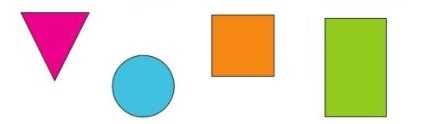
#> input picture PROJECTS/project_05_fundamentals/imgs/Patron.JPG, 430 x 124 px, found by its file name
$ python contours_1.py
#> lines starting #> are read from the running program, lines starting #| are printed output that depends on the picture; after the words box and inside, x2 and y2 are one past the last pixel; in counts of white or black regions, pixels touching at a corner belong together
# WORKING WITH CONTOURS
# Santiago Garcia Arango, 2020

import numpy as np
import cv2 as cv
import os

def get_imgs_folder_path():
    # Get the path for the folder that contains the input and output images
    upper_dir = os.path.dirname(__file__)  # Upper dir
    img_folder_path = os.path.abspath(os.path.join(upper_dir, "imgs"))
    return img_folder_path


def get_img_path(img_folder_path, img_name):
    # Get specific path to the images we will use inside the "imgs" folder
    img_path = os.path.join(img_folder_path, img_name)
    return img_path


def main():
    # Get the paths for all the images (for all imgs to be fixed)
    img_1 = get_img_path(get_imgs_folder_path(), "Patron.jpg")
    img_2 = get_img_path(get_imgs_folder_path(), "Patron_2.JPG")

    # Read images
    img_1 = cv.imread(img_1, 0)
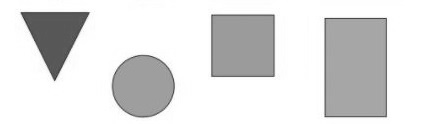
#> img_1: shape (124, 430); min 51, max 255, mean 222.1
    img_2 = cv.imread(img_2, 0)
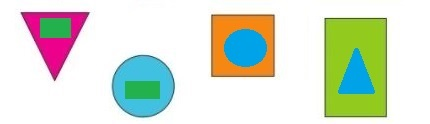
#> input picture PROJECTS/project_05_fundamentals/imgs/Patron_2.jpg, 430 x 124 px, found by its file name
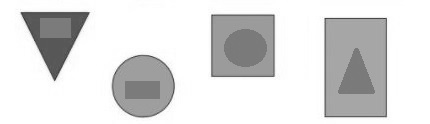
#> img_2: shape (124, 430); min 51, max 255, mean 220.4

    # Binarize images
    ret, img_1_bin = cv.threshold(img_1, 128, 255, cv.THRESH_BINARY_INV)
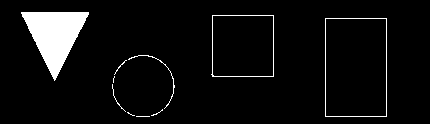
#> img_1_bin: shape (124, 430); 5.9% white; 10 white regions (4 under 20 px), largest, box (x1, y1, x2, y2) and area: (21, 12, 89, 81) 2414, (325, 18, 387, 117) 318, (211, 15, 274, 77) 246, (128, 55, 175, 109) 96, (112, 84, 126, 112) 31, (114, 60, 127, 75) 22
    ret, img_2_bin = cv.threshold(img_2, 128, 255, cv.THRESH_BINARY_INV)
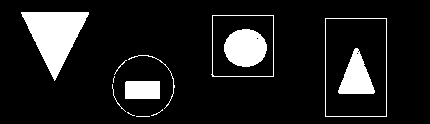
#> img_2_bin: shape (124, 430); 11.3% white; 13 white regions (4 under 20 px)

    # Show original images
    cv.imshow("img_1_bin", img_1_bin)
    cv.imshow("img_2_bin", img_2_bin)

    # Get countours and hierarchy
    cnt, hie = cv.findContours(img_1_bin, cv.RETR_TREE, cv.CHAIN_APPROX_NONE)
#> cnt = 12 contours, 7 with area under 20; largest, box (x1, y1, x2, y2) and area: (325, 18, 387, 117) 5978, (325, 18, 387, 117) 5976, (211, 15, 274, 77) 3722, (212, 15, 274, 77) 3718, (21, 12, 89, 81) 2312; hie = [[1, -1, -1, -1], [2, 0, -1, -1], [3, 1, -1, -1], [4, 2, -1, -1], [5, 3, -1, -1], [6, 4, -1, -1], [7, 5, -1, -1], [9, 6, 8, -1], [-1, -1, -1, 7], [11, 7, 10, -1], [-1, -1, -1, 9], [-1, 9, -1, -1]]

    print("HIERARCHY: \n", hie)
#| HIERARCHY:
#|  [[[ 1 -1 -1 -1]
#|   [ 2  0 -1 -1]
#|   [ 3  1 -1 -1]
#|   [ 4  2 -1 -1]
#|   [ 5  3 -1 -1]
#|   [ 6  4 -1 -1]
#|   [ 7  5 -1 -1]
#|   [ 9  6  8 -1]
#|   [-1 -1 -1  7]
#|   [11  7 10 -1]
#|   [-1 -1 -1  9]
#> (further printed lines are left out)

    # Get img size and create a black image
    h, w = img_1.shape[:2]
#> h = 124; w = 430
    imgCnt = np.zeros((h, w, 3), np.uint8)


    for cont in cnt:
        color = list(np.random.random(size=3)*256)

        cv.drawContours(imgCnt, cont, -1, color, 1)
#> this loop made 12 passes
#> color on passes 1 to 12: [140.5, 183.1, 154.3], [139.5, 108.5, 165.3], [112, 228.3, 246.7], [98.16, 202.7, 135.4], [145.4, 237, 18.19], [22.31, 5.18, 213.2], [199.2, 222.7, 250.5], [204.6, 118.1, 199.8], [30.28, 163.8, 36.7], [241.8, 133.6, 106.2], [67.73, 198.2, 116.8], [145.5, 4.81, 158.1]
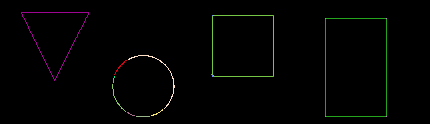
#> imgCnt: shape (124, 430, 3); mean of channels 0, 1, 2 1.6, 2.6, 2.1; drawn as B, G, R


    cv.imshow("contornos", imgCnt)


if __name__ == "__main__":
    main()
    cv.waitKey(0)
    cv.destroyAllWindows()
